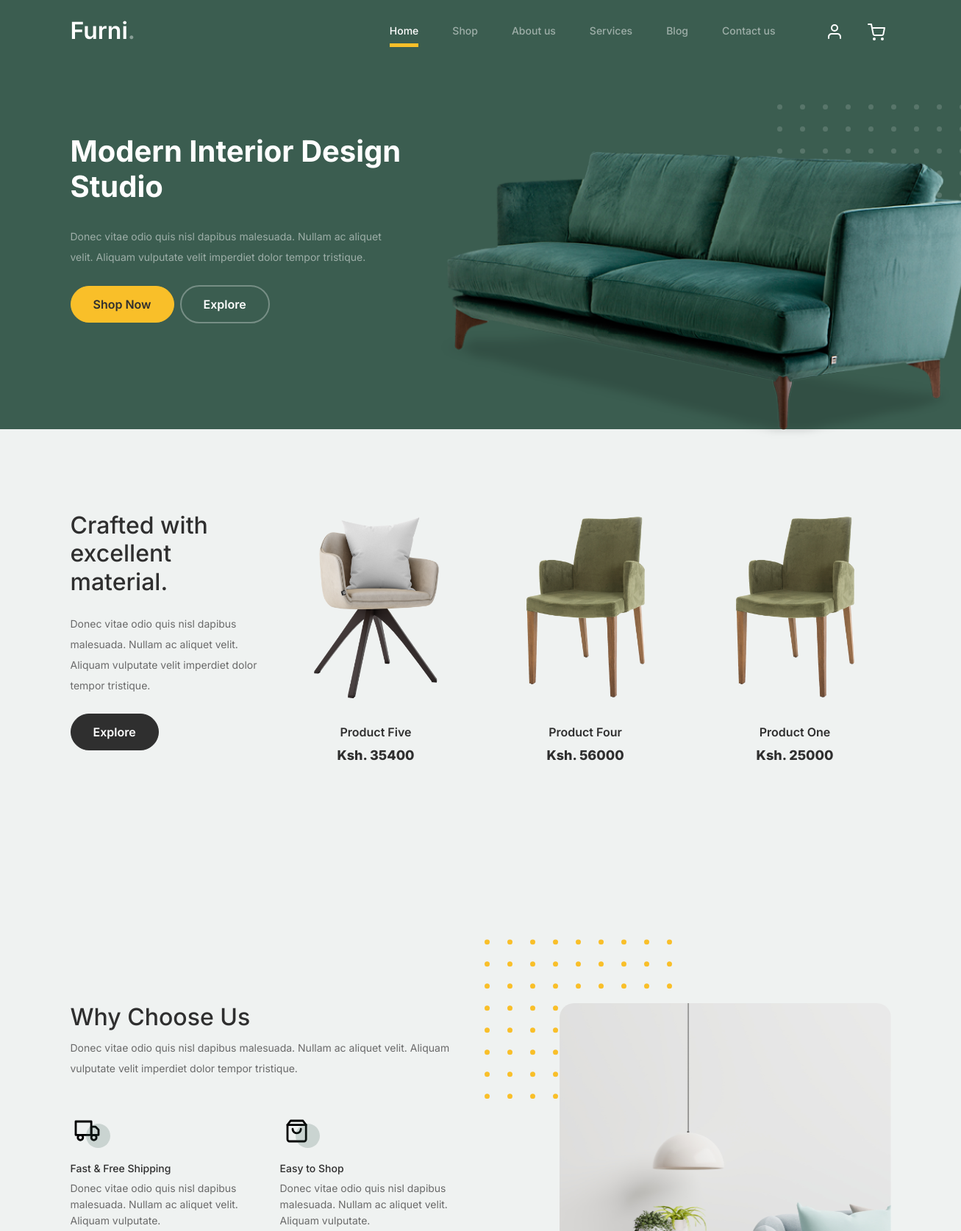
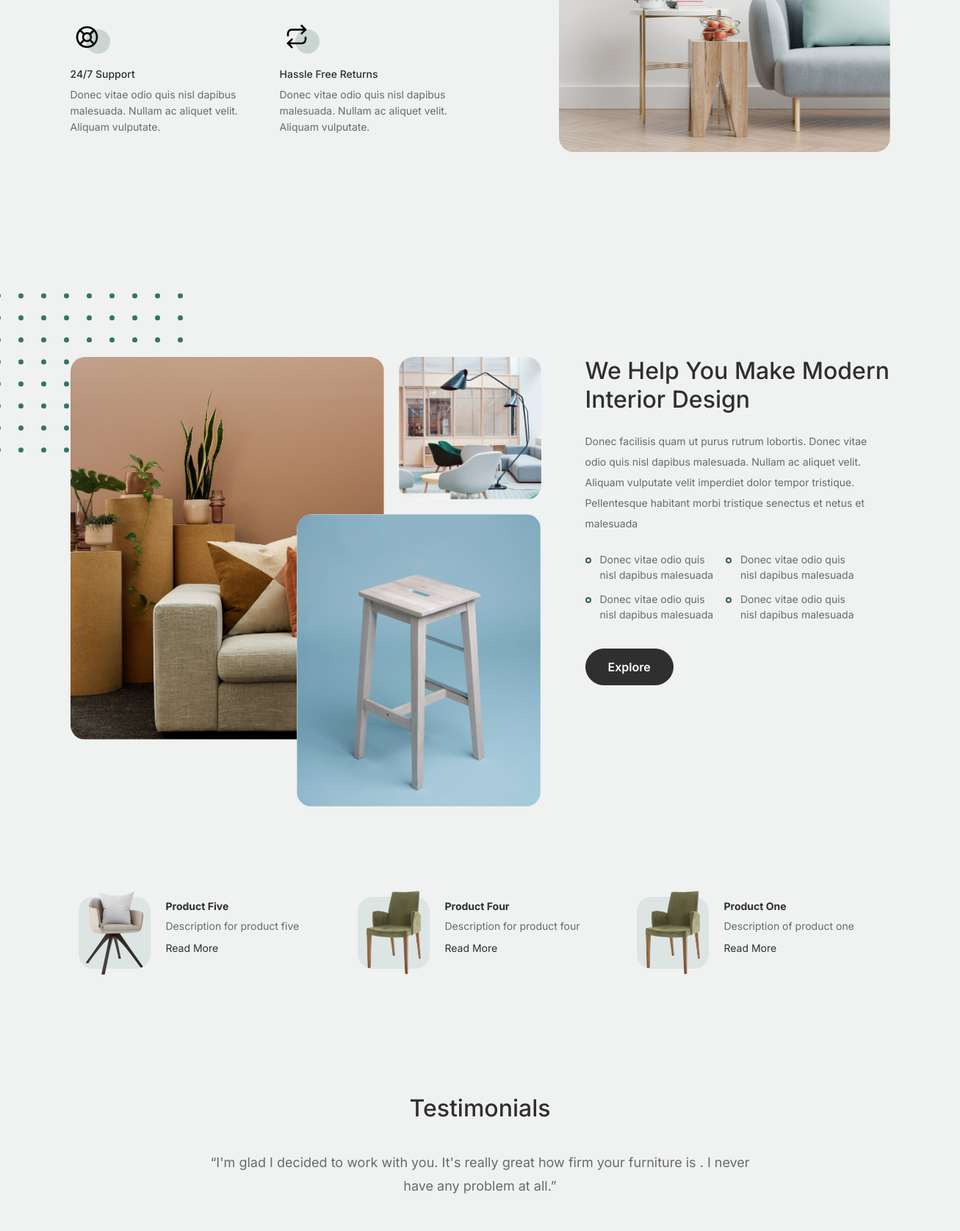
The page / (upper part) on the database its author committed (2 pictures, top to bottom).
### client/models.py (models this page shows, shortened)
class Product(models.Model):
    name = models.CharField(max_length=60, blank=False, null=False)
    price = models.IntegerField()
    description = models.TextField()
    image = models.ImageField(upload_to="uploads/products", default="uploads/products/profile.png")

class Testimonial(models.Model):
    name = models.CharField(max_length=60, blank=False, null=False)
    testimonial = models.TextField()
    post = models.CharField(max_length=150, blank=False, null=False)
    image = models.ImageField(upload_to="uploads/testimonials", default="uploads/testimonials/profile.png")

### client/views.py (the view)
# urls.py: path('', views.index, name="Index"),
def index(request):
    testimonial = Testimonial.objects.all()
    paginate_blog = Paginator(Blog.objects.all().order_by('name'), 3)
    page = request.GET.get('page')
    blogs = paginate_blog.get_page(page)
    paginate_product = Paginator(Product.objects.all().order_by('name'), 3)
    page_product = request.GET.get('page')
    product = paginate_product.get_page(page_product)
    return render(request, 'index.html', {'navbar': 'index', 'testimonial': testimonial, 'blogs':blogs, 'product': product})

### client/templates/index.html (shortened to what this page needs)
{% extends 'layout.html' %}
{% load static %}
{% block hero %}
        <h1>Modern Interior <span clsas="d-block">Design Studio</span></h1>
{% endblock %}
{% block image %}
    <img src="{% static 'images/couch.png' %}" class="img-fluid">
{% endblock %}
{% block section %}
		<div class="product-section">
			<div class="container">
				<div class="row">
					<div class="col-md-12 col-lg-3 mb-5 mb-lg-0">
						<h2 class="mb-4 section-title">Crafted with excellent material.</h2>
						<p class="mb-4">Donec vitae odio quis nisl dapibus malesuada. Nullam ac aliquet velit. Aliquam vulputate velit imperdiet dolor tempor tristique. </p>
						<p><a href="{% url 'client:Shop' %}" class="btn">Explore</a></p>
					</div>
					 {% for product in product %}
					<div class="col-12 col-md-4 col-lg-3 mb-5">
						<a class="product-item" href="#">
							<img src="/media/{{ product.image }}" class="img-fluid product-thumbnail">
							<h3 class="product-title">{{ product.name}}</h3>
							<strong class="product-price">Ksh. {{ product.price }}</strong>
						</a>
					</div>
                    {% endfor %}
				</div>
			</div>
		</div>
		<div class="why-choose-section">
			<div class="container">
				<div class="row justify-content-between">
					<div class="col-lg-6">
						<h2 class="section-title">Why Choose Us</h2>
						<p>Donec vitae odio quis nisl dapibus malesuada. Nullam ac aliquet velit. Aliquam vulputate velit imperdiet dolor tempor tristique.</p>
						<div class="row my-5">
							<div class="col-6 col-md-6">
								<div class="feature">
									<div class="icon">
										<img src="{% static 'images/truck.svg' %}" alt="Image" class="imf-fluid">
									</div>
									<h3>Fast &amp; Free Shipping</h3>
									<p>Donec vitae odio quis nisl dapibus malesuada. Nullam ac aliquet velit. Aliquam vulputate.</p>
								</div>
							</div>
							<div class="col-6 col-md-6">
								<div class="feature">
									<div class="icon">
										<img src="{% static 'images/bag.svg' %}" alt="Image" class="imf-fluid">
									</div>
									<h3>Easy to Shop</h3>
									<p>Donec vitae odio quis nisl dapibus malesuada. Nullam ac aliquet velit. Aliquam vulputate.</p>
								</div>
							</div>
							<div class="col-6 col-md-6">
								<div class="feature">
									<div class="icon">
										<img src="{% static 'images/support.svg' %}" alt="Image" class="imf-fluid">
									</div>
									<h3>24/7 Support</h3>
									<p>Donec vitae odio quis nisl dapibus malesuada. Nullam ac aliquet velit. Aliquam vulputate.</p>
								</div>
							</div>
							<div class="col-6 col-md-6">
								<div class="feature">
									<div class="icon">
										<img src="{% static 'images/return.svg' %}" alt="Image" class="imf-fluid">
									</div>
									<h3>Hassle Free Returns</h3>
									<p>Donec vitae odio quis nisl dapibus malesuada. Nullam ac aliquet velit. Aliquam vulputate.</p>
								</div>
							</div>
						</div>
					</div>
					<div class="col-lg-5">
						<div class="img-wrap">
							<img src="{% static 'images/why-choose-us-img.jpg' %}" alt="Image" class="img-fluid">
						</div>
					</div>
				</div>
			</div>
		</div>
		<div class="we-help-section">
			<div class="container">
				<div class="row justify-content-between">
					<div class="col-lg-7 mb-5 mb-lg-0">
						<div class="imgs-grid">
							<div class="grid grid-1"><img src="{% static 'images/img-grid-1.jpg' %}" alt="Untree.co"></div>
							<div class="grid grid-2"><img src="{% static 'images/img-grid-2.jpg' %}" alt="Untree.co"></div>
							<div class="grid grid-3"><img src="{% static 'images/img-grid-3.jpg' %}" alt="Untree.co"></div>
						</div>
					</div>
					<div class="col-lg-5 ps-lg-5">
						<h2 class="section-title mb-4">We Help You Make Modern Interior Design</h2>
						<p>Donec facilisis quam ut purus rutrum lobortis. Donec vitae odio quis nisl dapibus malesuada. Nullam ac aliquet velit. Aliquam vulputate velit imperdiet dolor tempor tristique. Pellentesque habitant morbi tristique senectus et netus et malesuada</p>
						<ul class="list-unstyled custom-list my-4">
							<li>Donec vitae odio quis nisl dapibus malesuada</li>
							<li>Donec vitae odio quis nisl dapibus malesuada</li>
							<li>Donec vitae odio quis nisl dapibus malesuada</li>
							<li>Donec vitae odio quis nisl dapibus malesuada</li>
						</ul>
						<p><a herf="#" class="btn">Explore</a></p>
					</div>
				</div>
			</div>
		</div>
		<div class="popular-product">
			<div class="container">
				<div class="row">
                    {% for product in product %}
					<div class="col-12 col-md-6 col-lg-4 mb-4 mb-lg-0">
						<div class="product-item-sm d-flex">
							<div class="thumbnail">
								<img src="media/{{ product.image }}" alt="Image" class="img-fluid">
							</div>
							<div class="pt-3">
								<h3>{{ product.name }}</h3>
								<p>{{ product.description}}</p>
								<p><a href="/singleproduct/{{ product.id }}">Read More</a></p>
							</div>
						</div>
					</div>
                    {% endfor %}
				</div>
			</div>
		</div>
		<div class="testimonial-section">
			<div class="container">
				<div class="row">
					<div class="col-lg-7 mx-auto text-center">
						<h2 class="section-title">Testimonials</h2>
					</div>
				</div>
				<div class="row justify-content-center">
					<div class="col-lg-12">
						<div class="testimonial-slider-wrap text-center">
							<div class="testimonial-slider">
                                {% for testimonial in testimonial %}
								<div class="item">
									<div class="row justify-content-center">
										<div class="col-lg-8 mx-auto">
											<div class="testimonial-block text-center">
												<blockquote class="mb-5">
													<p>&ldquo;{{ testimonial.testimonial }}&rdquo;</p>
												</blockquote>
											</div>
										</div>
									</div>
								</div>
                                {% endfor %}
							</div>
						</div>
					</div>
				</div>
			</div>
		</div>
{% endblock %}

### client/static/css/tiny-slider.css (style rules this page uses)
.tns-slider { -webkit-transition:all 0s;-moz-transition:all 0s;transition:all 0s }
.tns-slider>.tns-item { -webkit-box-sizing:border-box;-moz-box-sizing:border-box;box-sizing:border-box }
.tns-horizontal.tns-subpixel { white-space:nowrap }
.tns-horizontal.tns-subpixel>.tns-item { display:inline-block;vertical-align:top;white-space:normal }

### rows shown on the page
Product: image (picture), name "Product Five", price "35400", description "Description for product five"
Product: image (picture), name "Product Four", price "56000", description "Description for product four"
Product: image (picture), name "Product One", price "25000", description "Description of product one"
Testimonial: testimonial "I'm glad I decided to work with you. It's really great how firm your furniture is . I never have any problem at all."
